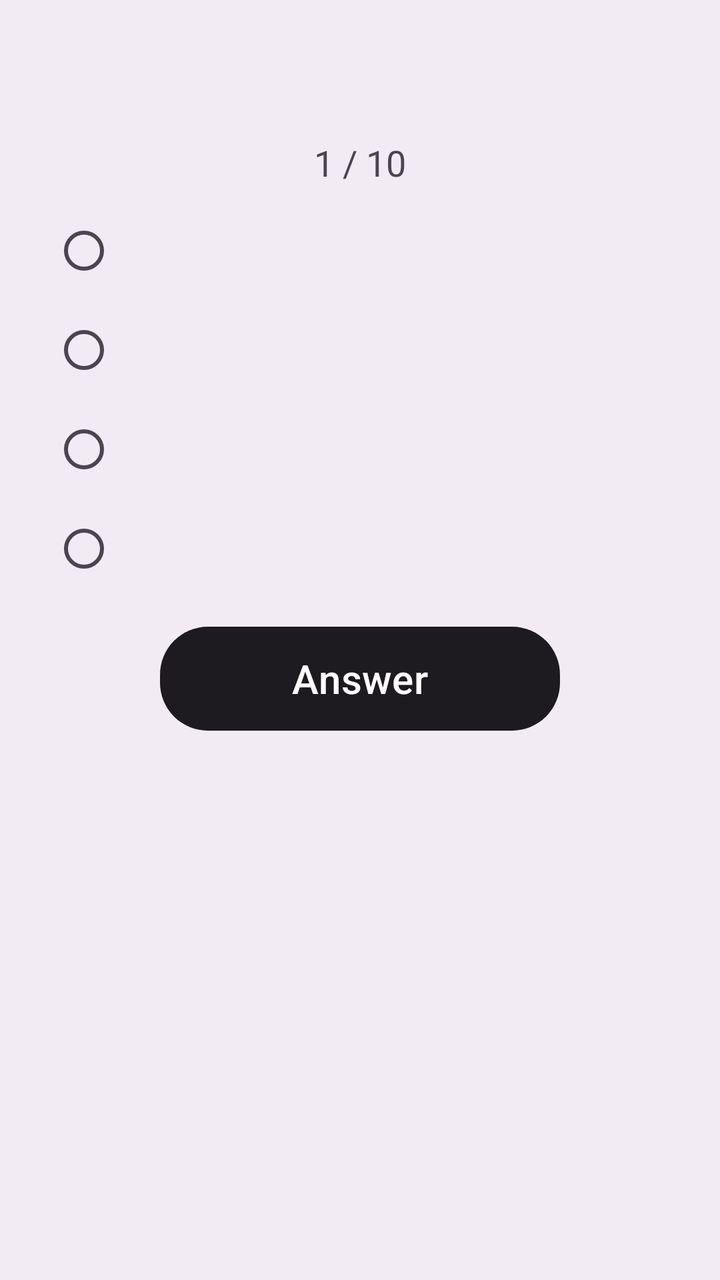
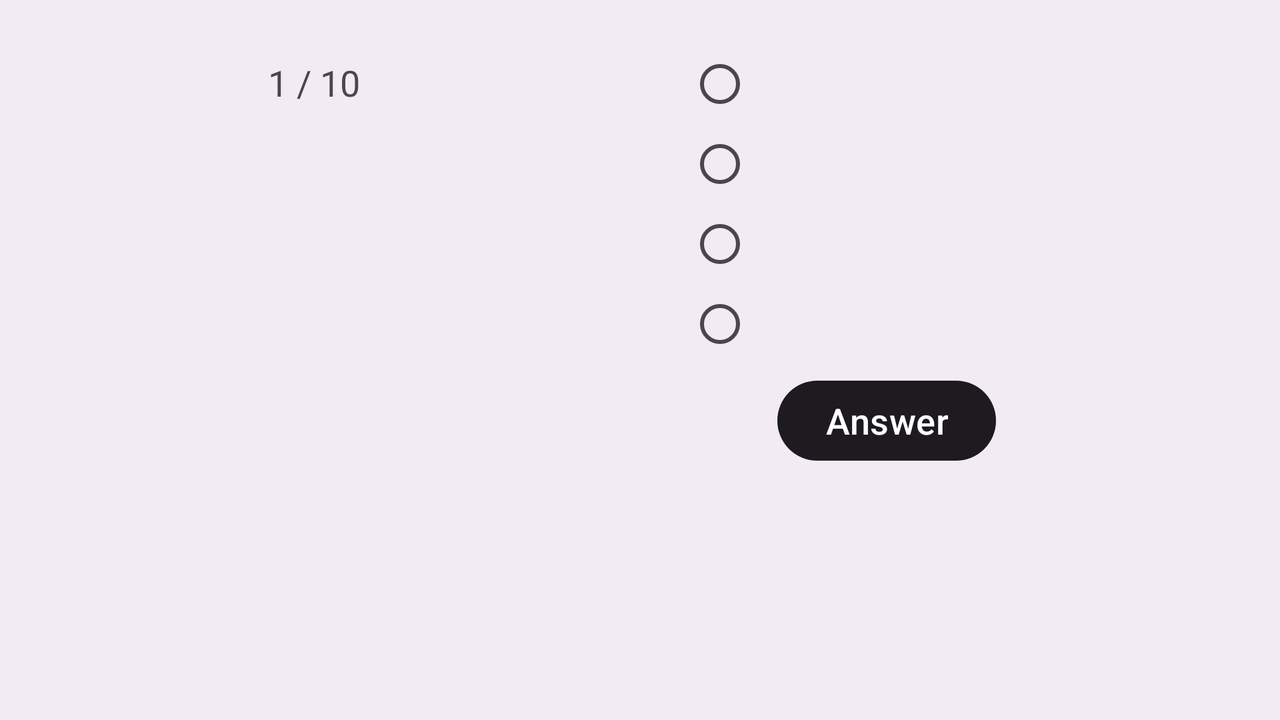

Compare how this app lays out the same screen by default and in its alternative resource folder. The renders come first, then the two layout files and the values they reference.
<!-- AndroidManifest.xml: application theme AppTheme -->
<!-- res/layout/fragment_question.xml -->
<?xml version="1.0" encoding="utf-8"?>
<androidx.core.widget.NestedScrollView
    xmlns:android="http://schemas.android.com/apk/res/android"
    xmlns:app="http://schemas.android.com/apk/res-auto"
    android:layout_width="match_parent"
    android:layout_height="match_parent"
    android:background="?attr/colorSurfaceContainer"
    android:padding="10dp">

    <LinearLayout
        android:layout_width="match_parent"
        android:layout_height="wrap_content"
        android:gravity="center_horizontal"
        android:orientation="vertical"
        android:paddingBottom="5dp">

        
        <TextView
            android:id="@+id/questionTextView"
            android:layout_width="wrap_content"
            android:layout_height="wrap_content"
            android:layout_marginBottom="24dp"
            android:textAlignment="center"
            android:textColor="?attr/colorOnSurface"
            android:textSize="26sp"
            android:textStyle="bold" />

        <TextView
            android:id="@+id/questionCounterTextView"
            android:layout_width="wrap_content"
            android:layout_height="wrap_content"
            android:text="1 / 10"
            android:textColor="?attr/colorOnSurfaceVariant"
            android:textSize="18sp"
            android:layout_marginBottom="5dp"
            android:layout_gravity="center_horizontal" />

        <ImageView
            android:id="@+id/question_img"
            android:layout_width="match_parent"
            android:layout_height="wrap_content"
            android:scaleX="0.8"
            android:scaleY="0.8"
            android:layout_marginTop="2dp"
            android:adjustViewBounds="true"
            android:scaleType="centerCrop"/>

        <RadioGroup
            android:id="@+id/answersRadioGroup"
            android:layout_width="match_parent"
            android:layout_height="wrap_content"
            android:layout_marginBottom="10dp"
            android:divider="@android:color/transparent"
            android:dividerPadding="10dp"
            android:orientation="vertical"
            android:paddingHorizontal="16dp"
            android:showDividers="middle">

            <com.google.android.material.radiobutton.MaterialRadioButton
                android:id="@+id/answer1"
                android:layout_width="match_parent"
                android:layout_height="wrap_content"
                android:background="?attr/selectableItemBackground"
                android:buttonTint="?attr/colorPrimary"
                android:gravity="center_vertical"
                android:minHeight="50dp"
                android:padding="10dp"
                android:textColor="?attr/colorOnSurface"
                android:textSize="20sp" />

            <com.google.android.material.radiobutton.MaterialRadioButton
                android:id="@+id/answer2"
                android:layout_width="match_parent"
                android:layout_height="wrap_content"
                android:background="?attr/selectableItemBackground"
                android:buttonTint="?attr/android:textColorSecondary"
                android:gravity="center_vertical"
                android:minHeight="50dp"
                android:padding="10dp"
                android:textColor="?attr/colorOnSurface"
                android:textSize="20sp" />

            <com.google.android.material.radiobutton.MaterialRadioButton
                android:id="@+id/answer3"
                android:layout_width="match_parent"
                android:layout_height="wrap_content"
                android:background="?attr/selectableItemBackground"
                android:buttonTint="?attr/android:textColorSecondary"
                android:gravity="center_vertical"
                android:minHeight="50dp"
                android:padding="10dp"
                android:textColor="?attr/colorOnSurface"
                android:textSize="20sp" />

            <com.google.android.material.radiobutton.MaterialRadioButton
                android:id="@+id/answer4"
                android:layout_width="match_parent"
                android:layout_height="wrap_content"
                android:background="?attr/selectableItemBackground"
                android:buttonTint="?attr/android:textColorSecondary"
                android:gravity="center_vertical"
                android:minHeight="50dp"
                android:padding="10dp"
                android:textColor="?attr/colorOnSurface"
                android:textSize="20sp" />
        </RadioGroup>

        <com.google.android.material.button.MaterialButton
            android:id="@+id/submitAnswerButton"
            android:layout_width="200dp"
            android:layout_height="60dp"
            android:text="Answer"
            android:textColor="?attr/colorOnPrimary"
            android:textSize="20sp"
            app:backgroundTint="?attr/android:textColorSecondary"
            app:cornerRadius="24dp" />
    </LinearLayout>
</androidx.core.widget.NestedScrollView>
<!-- resources referenced by this layout -->
<resources>
  <color name="md_theme_primary">#6D538B</color>
  <color name="md_theme_onPrimary">#FFFFFF</color>
  <color name="md_theme_primaryContainer">#EEDBFF</color>
  <color name="md_theme_onPrimaryContainer">#543B72</color>
  <color name="md_theme_secondary">#655A6F</color>
  <color name="md_theme_onSecondary">#FFFFFF</color>
  <color name="md_theme_secondaryContainer">#ECDDF7</color>
  <color name="md_theme_onSecondaryContainer">#4D4357</color>
  <color name="md_theme_tertiary">#805159</color>
  <color name="md_theme_onTertiary">#FFFFFF</color>
  <color name="md_theme_tertiaryContainer">#FFD9DE</color>
  <color name="md_theme_onTertiaryContainer">#653B42</color>
  <color name="md_theme_error">#BA1A1A</color>
  <color name="md_theme_onError">#FFFFFF</color>
  <color name="md_theme_errorContainer">#FFDAD6</color>
  <color name="md_theme_onErrorContainer">#93000A</color>
  <color name="md_theme_background">#FFF7FF</color>
  <color name="md_theme_onBackground">#1D1A20</color>
  <color name="md_theme_surface">#FFF7FF</color>
  <color name="md_theme_onSurface">#1D1A20</color>
  <color name="md_theme_surfaceVariant">#E8E0EB</color>
  <color name="md_theme_onSurfaceVariant">#4A454E</color>
  <color name="md_theme_outline">#7B757F</color>
  <color name="md_theme_outlineVariant">#CCC4CF</color>
  <color name="md_theme_inverseSurface">#332F35</color>
  <color name="md_theme_inverseOnSurface">#F6EEF6</color>
  <color name="md_theme_inversePrimary">#D9BAFA</color>
  <color name="md_theme_primaryFixed">#EEDBFF</color>
  <color name="md_theme_onPrimaryFixed">#270D43</color>
  <color name="md_theme_primaryFixedDim">#D9BAFA</color>
  <color name="md_theme_onPrimaryFixedVariant">#543B72</color>
  <color name="md_theme_secondaryFixed">#ECDDF7</color>
  <color name="md_theme_onSecondaryFixed">#20182A</color>
  <color name="md_theme_secondaryFixedDim">#CFC1DA</color>
  <color name="md_theme_onSecondaryFixedVariant">#4D4357</color>
  <color name="md_theme_tertiaryFixed">#FFD9DE</color>
  <color name="md_theme_onTertiaryFixed">#321018</color>
  <color name="md_theme_tertiaryFixedDim">#F2B7C0</color>
  <color name="md_theme_onTertiaryFixedVariant">#653B42</color>
  <color name="md_theme_surfaceDim">#DFD8E0</color>
  <color name="md_theme_surfaceBright">#FFF7FF</color>
  <color name="md_theme_surfaceContainerLowest">#FFFFFF</color>
  <color name="md_theme_surfaceContainerLow">#F9F1F9</color>
  <color name="md_theme_surfaceContainer">#F3EBF3</color>
  <color name="md_theme_surfaceContainerHigh">#EDE6EE</color>
  <color name="md_theme_surfaceContainerHighest">#E8E0E8</color>
</resources>
<!-- res/layout-land/fragment_question.xml (the repository's variant of the layout above) -->
<!-- drawn on the phone turned sideways -->
<?xml version="1.0" encoding="utf-8"?>
<androidx.constraintlayout.widget.ConstraintLayout
    xmlns:android="http://schemas.android.com/apk/res/android"
    xmlns:app="http://schemas.android.com/apk/res-auto"
    xmlns:tools="http://schemas.android.com/tools"
    android:layout_width="match_parent"
    android:layout_height="match_parent"
    android:background="?attr/colorSurfaceContainer"
    android:padding="2dp">

    
    <TextView
        android:id="@+id/questionTextView"
        android:layout_width="0dp"
        android:layout_height="wrap_content"
        android:textAlignment="center"
        android:textColor="?attr/colorOnSurface"
        android:textSize="20sp"
        android:textStyle="bold"
        app:layout_constraintTop_toTopOf="parent"
        app:layout_constraintStart_toStartOf="parent"
        app:layout_constraintEnd_toStartOf="@id/answersRadioGroup"
        android:layout_marginBottom="0dp"
        android:layout_marginEnd="8dp"/>

    
    <TextView
        android:id="@+id/questionCounterTextView"
        android:layout_width="wrap_content"
        android:layout_height="wrap_content"
        android:text="1 / 10"
        android:textColor="?attr/colorOnSurfaceVariant"
        android:textSize="18sp"
        app:layout_constraintTop_toBottomOf="@id/questionTextView"
        app:layout_constraintStart_toStartOf="@id/questionTextView"
        app:layout_constraintEnd_toEndOf="@id/questionTextView"
        android:layout_marginBottom="0dp"/>

    <ImageView
        android:id="@+id/question_img"
        android:layout_width="358dp"
        android:layout_height="258dp"
        android:layout_marginEnd="8dp"
        android:layout_marginStart="28dp"
        android:layout_marginBottom="120dp"
        android:adjustViewBounds="true"
        android:paddingTop="0dp"
        android:scaleType="centerCrop"
        android:scaleX="0.7"
        android:scaleY="0.6"
        app:layout_constraintBottom_toBottomOf="parent"
        app:layout_constraintEnd_toStartOf="@id/answersRadioGroup"
        app:layout_constraintHorizontal_bias="0.0"
        app:layout_constraintStart_toStartOf="parent"
        app:layout_constraintTop_toBottomOf="@id/questionCounterTextView"
        app:layout_constraintVertical_bias="0.182" />

    <RadioGroup
        android:id="@+id/answersRadioGroup"
        android:layout_width="0dp"
        android:layout_height="wrap_content"
        android:layout_marginStart="8dp"
        android:layout_marginTop="20dp"
        android:layout_marginEnd="0dp"
        android:divider="@android:color/transparent"
        android:dividerPadding="10dp"
        android:orientation="vertical"
        android:paddingHorizontal="16dp"
        android:showDividers="middle"
        app:layout_constraintBottom_toTopOf="@id/submitAnswerButton"
        app:layout_constraintEnd_toEndOf="parent"
        app:layout_constraintStart_toEndOf="@id/questionTextView"
        app:layout_constraintTop_toTopOf="parent">

        <RadioButton
            android:id="@+id/answer1"
            android:layout_width="match_parent"
            android:layout_height="wrap_content"
            android:background="?attr/selectableItemBackground"
            android:buttonTint="?attr/colorPrimary"
            android:gravity="center_vertical"
            android:minHeight="30dp"
            android:padding="10dp"
            android:textColor="?attr/colorOnSurface"
            android:textSize="15sp" />

        <RadioButton
            android:id="@+id/answer2"
            android:layout_width="match_parent"
            android:layout_height="wrap_content"
            android:background="?attr/selectableItemBackground"
            android:buttonTint="?attr/colorPrimary"
            android:gravity="center_vertical"
            android:minHeight="30dp"
            android:padding="10dp"
            android:textColor="?attr/colorOnSurface"
            android:textSize="15sp" />

        <RadioButton
            android:id="@+id/answer3"
            android:layout_width="match_parent"
            android:layout_height="wrap_content"
            android:background="?attr/selectableItemBackground"
            android:buttonTint="?attr/colorPrimary"
            android:gravity="center_vertical"
            android:minHeight="30dp"
            android:padding="10dp"
            android:textColor="?attr/colorOnSurface"
            android:textSize="15sp" />

        <RadioButton
            android:id="@+id/answer4"
            android:layout_width="match_parent"
            android:layout_height="wrap_content"
            android:background="?attr/selectableItemBackground"
            android:buttonTint="?attr/colorPrimary"
            android:gravity="center_vertical"
            android:minHeight="30dp"
            android:padding="10dp"
            android:textColor="?attr/colorOnSurface"
            android:textSize="15sp" />
    </RadioGroup>

    <com.google.android.material.button.MaterialButton
        android:id="@+id/submitAnswerButton"
        android:layout_width="wrap_content"
        android:layout_height="wrap_content"
        android:layout_marginTop="4dp"
        android:layout_marginEnd="140dp"
        android:text="Answer"
        android:textColor="?attr/colorOnPrimary"
        android:textSize="18sp"
        app:backgroundTint="?attr/android:textColorSecondary"
        app:cornerRadius="24dp"
        app:layout_constraintEnd_toEndOf="@id/answersRadioGroup"
        app:layout_constraintTop_toBottomOf="@id/answersRadioGroup" />

</androidx.constraintlayout.widget.ConstraintLayout>
